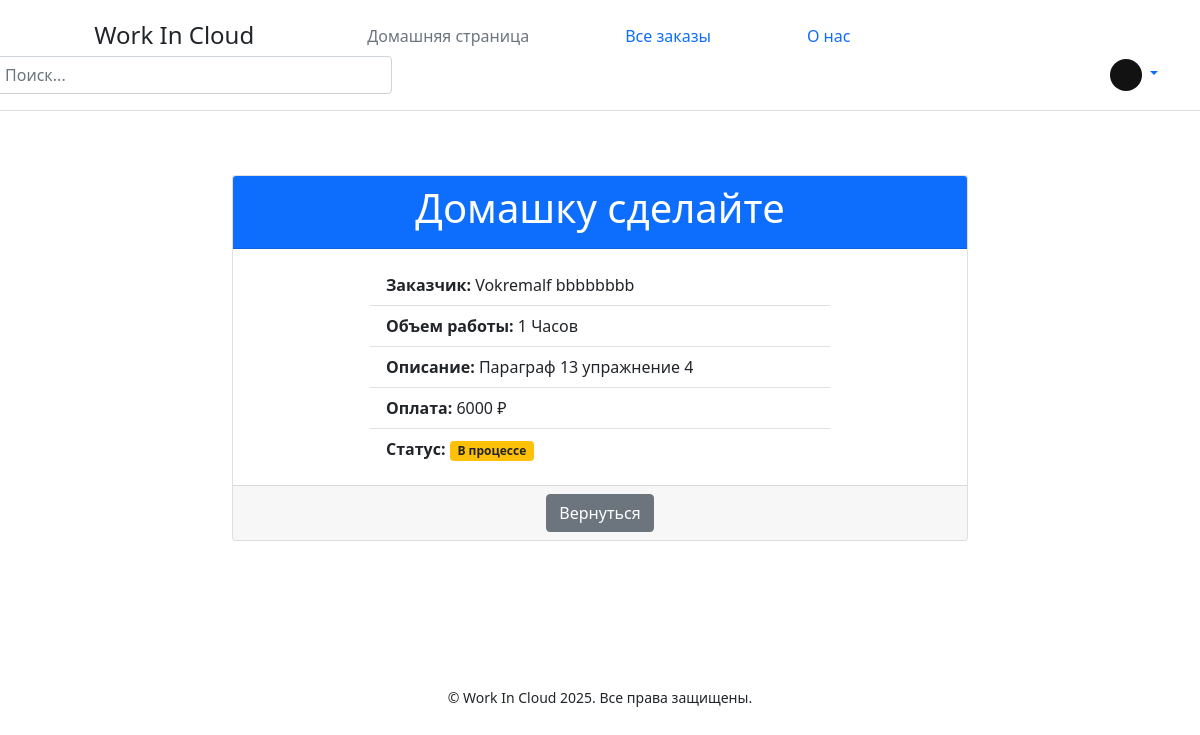
/work/2 (signed in), run on the app's committed database.
### data/user.py (models this page shows, shortened)
class User(SqlAlchemyBase, UserMixin):
    __tablename__ = 'users'
    id = sqlalchemy.Column(sqlalchemy.Integer,
                           primary_key=True, autoincrement=True)
    name = sqlalchemy.Column(sqlalchemy.String, nullable=True)
    surname = sqlalchemy.Column(sqlalchemy.String, nullable=True)
    profession = sqlalchemy.Column(sqlalchemy.String, nullable=True)
    portfolio_link = sqlalchemy.Column(sqlalchemy.String, nullable=True)
    about = sqlalchemy.Column(sqlalchemy.String, nullable=True)
    email = sqlalchemy.Column(sqlalchemy.String,
                              index=True, unique=True, nullable=True)
    hashed_password = sqlalchemy.Column(sqlalchemy.String, nullable=True)
    created_date = sqlalchemy.Column(sqlalchemy.DateTime,
                                     default=datetime.datetime.now)
    role = sqlalchemy.Column(sqlalchemy.String, nullable=True)
    avatar_path = sqlalchemy.Column(sqlalchemy.String, nullable=True)

### data/vacancy.py (models this page shows)
class Vacancy(SqlAlchemyBase):
    __tablename__ = 'vacancy'
    id = sqlalchemy.Column(sqlalchemy.Integer,
                           primary_key=True, autoincrement=True)
    creator_id = sqlalchemy.Column(sqlalchemy.String,
                                    sqlalchemy.ForeignKey("users.id"))
    customer = orm.relationship('User')
    job_name = sqlalchemy.Column(sqlalchemy.String, nullable=True)
    work_size = sqlalchemy.Column(sqlalchemy.Integer, nullable=True)
    description = sqlalchemy.Column(sqlalchemy.String, nullable=True)
    salary = sqlalchemy.Column(sqlalchemy.Integer, nullable=True)
    is_finished = sqlalchemy.Column(sqlalchemy.Boolean)
    responders = sqlalchemy.Column(sqlalchemy.String, nullable=True, default="")

### main.py (the view)
@app.route('/work/<int:job_id>')
@login_required
def work_detail(job_id):
    db_sess = db_session.create_session()
    job = db_sess.query(Vacancy).join(User).filter(Vacancy.id == job_id).first()
    return render_template('work_detail.html', job=job)

### data/db_session.py (called while the page is built)
def create_session() -> Session:
    global __factory
    return __factory()

### main.py (called while the page is built)
@login_manager.user_loader
def load_user(user_id):
    db_sess = db_session.create_session()
    return db_sess.query(User).get(user_id)

### templates/work_detail.html (shortened to what this page needs)
{% extends "base.html" %}
{% block content %}
{% if current_user.is_authenticated %}
<div class="container">
    <div class="row justify-content-center">
        <div class="col-md-8">
            <div class="card my-5">
                <div class="card-header text-center bg-primary text-white">
                    <h1 class="card-title">{{ job.job_name }}</h1>
                </div>
                <div class="card-body">
                    <div class="row">
                        <div class="col-md-8 offset-md-2">
                            <ul class="list-group list-group-flush">
                                <li class="list-group-item">
                                    <strong>Заказчик:</strong> {{ job.customer.name }} {{ job.customer.surname }}
                                </li>
                                <li class="list-group-item">
                                    <strong>Объем работы:</strong> {{ job.work_size }} Часов
                                </li>
                                <li class="list-group-item">
                                    <strong>Описание:</strong> {{ job.description }}
                                </li>
                                <li class="list-group-item">
                                    <strong>Оплата:</strong> {{ job.salary }} ₽
                                </li>
                                <li class="list-group-item">
                                    <strong>Статус:</strong>
                                    {% if job.is_finished %}
                                    <span class="badge bg-success">Завершена</span>
                                    {% else %}
                                    <span class="badge bg-warning text-dark">В процессе</span>
                                    {% endif %}
                                </li>
                            </ul>
                        </div>
                    </div>
                </div>
                <div class="card-footer text-center">
                    {% if current_user.is_authenticated and current_user.id == job.customer.id and current_user.role ==
                    "customer" %}
                    <a href="/jobs" class="btn btn-secondary">Вернуться</a>
                    <a href="/jobs_edit/{{ job.id }}" class="btn btn-warning">Изменить</a>
                    <a href="/jobs_delete/{{ job.id }}" class="btn btn-danger">Завершить</a>
                    {% else %}
                    <a href="/jobs" class="btn btn-secondary">Вернуться</a>
                    {% endif %}
                </div>
            </div>
        </div>
    </div>
</div>
{% endif %}
{% endblock %}

### templates/base.html (shortened to what this page needs)
<!DOCTYPE html>
<html lang="ru">
<head>
    <link rel="stylesheet" href="{{ url_for('static', filename='css/style.css') }}">
    <link href="https://cdn.jsdelivr.net/npm/bootstrap@5.0.2/dist/css/bootstrap.min.css" rel="stylesheet">
</head>
<body>
<header class="p-3 mb-3 border-bottom">
    <div class="container">
        <div class="d-flex flex-wrap align-items-center justify-content-between">
            <a style="margin-right: 65px">
                <svg class="bi me-2" width="40" height="32" role="img" aria-label="Bootstrap"><use xlink:href="#bootstrap"></use></svg>
                <span class="fs-4">Work In Cloud</span>
            </a>
            <ul class="nav col-12 col-lg-auto me-lg-auto mb-2 justify-content-center mb-md-0">
                <li><a href="/main" class="nav-link px-5 link-secondary">Домашняя страница</a></li>
                <li><a href="/jobs" class="nav-link px-5 link-body-emphasis">Все заказы</a></li>
                <li><a href="/about" class="nav-link px-5 link-body-emphasis">О нас</a></li>
            </ul>
            <form style="width: 400px; margin-left: -50px;" class="col-12 col-lg-auto mb-3 mb-lg-0 me-lg-3" role="search" method="post" action="/search">
                <input type="search" class="form-control" placeholder="Поиск..." aria-label="Search">
            </form>
            {% if current_user.is_authenticated %}
                <div class="dropdown text-end">
                    <a href="#" class="d-block link-body-emphasis text-decoration-none dropdown-toggle" data-bs-toggle="dropdown" aria-expanded="false">
                        <img src="{{ current_user.avatar_path }}" alt="avatar" width="32" height="32" class="rounded-circle">
                    </a>
                </div>
            {% else %}
                <div class="text-end">
                    <a href="/select_role" class="btn btn-outline-primary me-2">Зарегистрироваться</a>
                    <a href="/login" class="btn btn-primary">Войти</a>
                </div>
            {% endif %}
        </div>
    </div>
</header>
    {% block content %}
    {% endblock %}
<footer class="mt-5 pt-5 pb-3  text-center">
        <small>© Work In Cloud 2025. Все права защищены.</small>
    </footer>
</body>
</html>

### static/css/style.css (style rules this page uses)
body { background-color: #f4f4f4; color: #333; font-family: Arial, sans-serif; }

### data on the page
User: avatar_path (picture)
Vacancy: job_name "Домашку сделайте", work_size "1", description "Параграф 13 упражнение 4", salary "6000"
User: customer.name "Vokremalf", customer.surname "bbbbbbbb"
